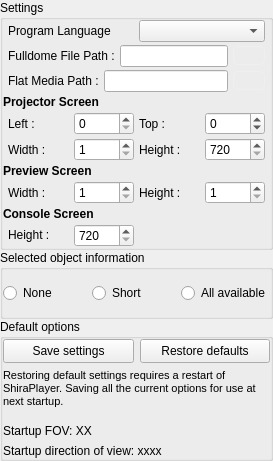
        <widget class="QWidget" name="page">
         <layout class="QVBoxLayout" name="verticalLayout_10">
          <property name="spacing">
           <number>0</number>
          </property>
          <property name="leftMargin">
           <number>0</number>
          </property>
          <property name="topMargin">
           <number>0</number>
          </property>
          <property name="rightMargin">
           <number>0</number>
          </property>
          <property name="bottomMargin">
           <number>0</number>
          </property>
          <item>
           <widget class="QGroupBox" name="groupBox_3">
            <property name="sizePolicy">
             <sizepolicy hsizetype="Expanding" vsizetype="Preferred">
              <horstretch>0</horstretch>
              <verstretch>0</verstretch>
             </sizepolicy>
            </property>
            <property name="title">
             <string>Settings</string>
            </property>
            <layout class="QVBoxLayout" name="verticalLayout_5" stretch="0,0,0,0,0,0,0,0,0,0">
             <property name="spacing">
              <number>3</number>
             </property>
             <property name="leftMargin">
              <number>0</number>
             </property>
             <property name="topMargin">
              <number>0</number>
             </property>
             <property name="rightMargin">
              <number>0</number>
             </property>
             <property name="bottomMargin">
              <number>0</number>
             </property>
             <item>
              <layout class="QHBoxLayout" name="horizontalLayout_2">
               <property name="spacing">
                <number>5</number>
               </property>
               <property name="leftMargin">
                <number>5</number>
               </property>
               <property name="rightMargin">
                <number>5</number>
               </property>
               <item>
                <widget class="QLabel" name="label_7">
                 <property name="text">
                  <string>Program Language</string>
                 </property>
                </widget>
               </item>
               <item>
                <widget class="QComboBox" name="programLanguageComboBox">
                 <property name="sizePolicy">
                  <sizepolicy hsizetype="Preferred" vsizetype="Preferred">
                   <horstretch>0</horstretch>
                   <verstretch>0</verstretch>
                  </sizepolicy>
                 </property>
                 <property name="styleSheet">
                  <string notr="true">combobox-popup: 0;</string>
                 </property>
                 <property name="currentIndex">
                  <number>-1</number>
                 </property>
                 <property name="maxVisibleItems">
                  <number>10</number>
                 </property>
                 <property name="frame">
                  <bool>true</bool>
                 </property>
                </widget>
               </item>
              </layout>
             </item>
             <item>
              <layout class="QHBoxLayout" name="horizontalLayout_13">
               <property name="spacing">
                <number>5</number>
               </property>
               <property name="leftMargin">
                <number>5</number>
               </property>
               <property name="rightMargin">
                <number>5</number>
               </property>
               <item>
                <widget class="QLabel" name="label_3">
                 <property name="text">
                  <string>Fulldome File Path :</string>
                 </property>
                </widget>
               </item>
               <item>
                <widget class="QLineEdit" name="txtFulldomePath">
                 <property name="readOnly">
                  <bool>true</bool>
                 </property>
                </widget>
               </item>
               <item>
                <widget class="QPushButton" name="btnSelectFulldomePath">
                 <property name="maximumSize">
                  <size>
                   <width>48</width>
                   <height>16777215</height>
                  </size>
                 </property>
                 <property name="toolTip">
                  <string>Open Flat Media project file</string>
                 </property>
                 <property name="styleSheet">
                  <string notr="true">QPushButton { 
     border-style: inset;
     border-width: 1px;
     border-radius:5px;
	 padding: 3px;
     border-style: solid;
     border-width: 1px;
     border-radius:5px;
     border-color: palette(button);
	 padding: 3px;
     font-size: 7pt;
}

QPushButton:checked { 
     border-color: palette(dark);
    background-color: qradialgradient(cx: 0.7, cy: 1.4, fx: 0.7, fy: 1.9, radius: 1.5, stop: 0 rgb(255, 255, 0), stop: 1 transparent );
}

QPushButton:pressed { 
     border-color: palette(dark);
     background-color: qradialgradient(cx: 0.7, cy: 1.4, fx: 0.7, fy: 1.9, radius: 1.5, stop: 0 palette(dark), stop: 1 transparent );
}</string>
                 </property>
                 <property name="text">
                  <string/>
                 </property>
                 <property name="icon">
                  <iconset resource="../../data/mainRes.qrc">
                   <normaloff>:/graphicGui/gui/folder2.png</normaloff>:/graphicGui/gui/folder2.png</iconset>
                 </property>
                 <property name="iconSize">
                  <size>
                   <width>16</width>
                   <height>16</height>
                  </size>
                 </property>
                </widget>
               </item>
              </layout>
             </item>
             <item>
              <layout class="QHBoxLayout" name="horizontalLayout_14">
               <property name="spacing">
                <number>5</number>
               </property>
               <property name="leftMargin">
                <number>5</number>
               </property>
               <property name="rightMargin">
                <number>5</number>
               </property>
               <item>
                <widget class="QLabel" name="label_4">
                 <property name="text">
                  <string>Flat Media Path :</string>
                 </property>
                </widget>
               </item>
               <item>
                <widget class="QLineEdit" name="txtFlatPath">
                 <property name="readOnly">
                  <bool>true</bool>
                 </property>
                </widget>
               </item>
               <item>
                <widget class="QPushButton" name="btnSelectFlatPath">
                 <property name="maximumSize">
                  <size>
                   <width>48</width>
                   <height>16777215</height>
                  </size>
                 </property>
                 <property name="toolTip">
                  <string>Open Flat Media project file</string>
                 </property>
                 <property name="styleSheet">
                  <string notr="true">QPushButton { 
     border-style: inset;
     border-width: 1px;
     border-radius:5px;
	 padding: 3px;
     border-style: solid;
     border-width: 1px;
     border-radius:5px;
     border-color: palette(button);
	 padding: 3px;
     font-size: 7pt;
}

QPushButton:checked { 
     border-color: palette(dark);
    background-color: qradialgradient(cx: 0.7, cy: 1.4, fx: 0.7, fy: 1.9, radius: 1.5, stop: 0 rgb(255, 255, 0), stop: 1 transparent );
}

QPushButton:pressed { 
     border-color: palette(dark);
     background-color: qradialgradient(cx: 0.7, cy: 1.4, fx: 0.7, fy: 1.9, radius: 1.5, stop: 0 palette(dark), stop: 1 transparent );
}</string>
                 </property>
                 <property name="text">
                  <string/>
                 </property>
                 <property name="icon">
                  <iconset resource="../../data/mainRes.qrc">
                   <normaloff>:/graphicGui/gui/folder2.png</normaloff>:/graphicGui/gui/folder2.png</iconset>
                 </property>
                 <property name="iconSize">
                  <size>
                   <width>16</width>
                   <height>16</height>
                  </size>
                 </property>
                </widget>
               </item>
              </layout>
             </item>
             <item>
              <widget class="QLabel" name="label_8">
               <property name="font">
                <font>
                 <weight>75</weight>
                 <bold>true</bold>
                </font>
               </property>
               <property name="text">
                <string>Projector Screen </string>
               </property>
              </widget>
             </item>
             <item>
              <layout class="QHBoxLayout" name="horizontalLayout_15">
               <property name="spacing">
                <number>5</number>
               </property>
               <property name="leftMargin">
                <number>5</number>
               </property>
               <property name="topMargin">
                <number>0</number>
               </property>
               <property name="rightMargin">
                <number>5</number>
               </property>
               <property name="bottomMargin">
                <number>0</number>
               </property>
               <item>
                <widget class="QLabel" name="Left">
                 <property name="text">
                  <string>Left :</string>
                 </property>
                </widget>
               </item>
               <item>
                <widget class="QSpinBox" name="spScreenLeft">
                 <property name="maximum">
                  <number>3000</number>
                 </property>
                </widget>
               </item>
               <item>
                <widget class="QLabel" name="label_5">
                 <property name="text">
                  <string>Top :</string>
                 </property>
                </widget>
               </item>
               <item>
                <widget class="QSpinBox" name="spScreenTop">
                 <property name="minimum">
                  <number>-3000</number>
                 </property>
                 <property name="maximum">
                  <number>3000</number>
                 </property>
                </widget>
               </item>
              </layout>
             </item>
             <item>
              <layout class="QHBoxLayout" name="horizontalLayout_17">
               <property name="spacing">
                <number>5</number>
               </property>
               <property name="leftMargin">
                <number>5</number>
               </property>
               <property name="topMargin">
                <number>0</number>
               </property>
               <property name="rightMargin">
                <number>5</number>
               </property>
               <property name="bottomMargin">
                <number>0</number>
               </property>
               <item>
                <widget class="QLabel" name="Left_2">
                 <property name="text">
                  <string>Width :</string>
                 </property>
                </widget>
               </item>
               <item>
                <widget class="QSpinBox" name="spScreenWidth">
                 <property name="minimum">
                  <number>1</number>
                 </property>
                 <property name="maximum">
                  <number>4096</number>
                 </property>
                 <property name="value">
                  <number>1</number>
                 </property>
                </widget>
               </item>
               <item>
                <widget class="QLabel" name="label_6">
                 <property name="text">
                  <string>Height :</string>
                 </property>
                </widget>
               </item>
               <item>
                <widget class="QSpinBox" name="spScreenHeight">
                 <property name="minimum">
                  <number>720</number>
                 </property>
                 <property name="maximum">
                  <number>3000</number>
                 </property>
                </widget>
               </item>
              </layout>
             </item>
             <item>
              <widget class="QLabel" name="label_9">
               <property name="font">
                <font>
                 <weight>75</weight>
                 <bold>true</bold>
                </font>
               </property>
               <property name="text">
                <string>Preview Screen</string>
               </property>
              </widget>
             </item>
             <item>
              <layout class="QHBoxLayout" name="horizontalLayout_18">
               <property name="spacing">
                <number>5</number>
               </property>
               <property name="leftMargin">
                <number>5</number>
               </property>
               <property name="topMargin">
                <number>0</number>
               </property>
               <property name="rightMargin">
                <number>5</number>
               </property>
               <property name="bottomMargin">
                <number>0</number>
               </property>
               <item>
                <widget class="QLabel" name="Left_3">
                 <property name="text">
                  <string>Width :</string>
                 </property>
                </widget>
               </item>
               <item>
                <widget class="QSpinBox" name="spPreviewWidth">
                 <property name="minimum">
                  <number>1</number>
                 </property>
                 <property name="maximum">
                  <number>3000</number>
                 </property>
                </widget>
               </item>
               <item>
                <widget class="QLabel" name="label_10">
                 <property name="text">
                  <string>Height :</string>
                 </property>
                </widget>
               </item>
               <item>
                <widget class="QSpinBox" name="spPreviewHeight">
                 <property name="minimum">
                  <number>1</number>
                 </property>
                 <property name="maximum">
                  <number>3000</number>
                 </property>
                </widget>
               </item>
              </layout>
             </item>
             <item>
              <widget class="QLabel" name="label_11">
               <property name="font">
                <font>
                 <weight>75</weight>
                 <bold>true</bold>
                </font>
               </property>
               <property name="text">
                <string>Console Screen</string>
               </property>
              </widget>
             </item>
             <item>
              <layout class="QHBoxLayout" name="horizontalLayout_22">
               <property name="spacing">
                <number>5</number>
               </property>
               <property name="leftMargin">
                <number>5</number>
               </property>
               <property name="topMargin">
                <number>0</number>
               </property>
               <property name="rightMargin">
                <number>5</number>
               </property>
               <property name="bottomMargin">
                <number>0</number>
               </property>
               <item>
                <widget class="QLabel" name="label_12">
                 <property name="sizePolicy">
                  <sizepolicy hsizetype="Minimum" vsizetype="Fixed">
                   <horstretch>0</horstretch>
                   <verstretch>0</verstretch>
                  </sizepolicy>
                 </property>
                 <property name="text">
                  <string>Height :</string>
                 </property>
                </widget>
               </item>
               <item>
                <widget class="QSpinBox" name="spConsoleHeight">
                 <property name="minimum">
                  <number>720</number>
                 </property>
                 <property name="maximum">
                  <number>3000</number>
                 </property>
                </widget>
               </item>
               <item>
                <widget class="QLabel" name="label_13">
                 <property name="text">
                  <string/>
                 </property>
                </widget>
               </item>
               <item>
                <widget class="QLabel" name="label_14">
                 <property name="text">
                  <string/>
                 </property>
                </widget>
               </item>
              </layout>
             </item>
            </layout>
           </widget>
          </item>
          <item>
           <widget class="QGroupBox" name="groupBox_4">
            <property name="sizePolicy">
             <sizepolicy hsizetype="Expanding" vsizetype="Preferred">
              <horstretch>0</horstretch>
              <verstretch>0</verstretch>
             </sizepolicy>
            </property>
            <property name="font">
             <font>
              <weight>50</weight>
              <bold>false</bold>
              <kerning>true</kerning>
             </font>
            </property>
            <property name="title">
             <string>Selected object information</string>
            </property>
            <layout class="QHBoxLayout" name="horizontalLayout_16" stretch="0,0,0">
             <property name="spacing">
              <number>0</number>
             </property>
             <property name="leftMargin">
              <number>0</number>
             </property>
             <property name="topMargin">
              <number>0</number>
             </property>
             <property name="rightMargin">
              <number>0</number>
             </property>
             <property name="bottomMargin">
              <number>0</number>
             </property>
             <item>
              <widget class="QRadioButton" name="noSelectedInfoRadio">
               <property name="toolTip">
                <string>Display no information</string>
               </property>
               <property name="text">
                <string>None</string>
               </property>
              </widget>
             </item>
             <item>
              <widget class="QRadioButton" name="briefSelectedInfoRadio">
               <property name="toolTip">
                <string>Display less information</string>
               </property>
               <property name="text">
                <string>Short</string>
               </property>
              </widget>
             </item>
             <item>
              <widget class="QRadioButton" name="allSelectedInfoRadio">
               <property name="toolTip">
                <string>Display all information available</string>
               </property>
               <property name="text">
                <string>All available</string>
               </property>
              </widget>
             </item>
            </layout>
           </widget>
          </item>
          <item>
           <widget class="QGroupBox" name="groupBox_6">
            <property name="sizePolicy">
             <sizepolicy hsizetype="Preferred" vsizetype="Preferred">
              <horstretch>0</horstretch>
              <verstretch>0</verstretch>
             </sizepolicy>
            </property>
            <property name="font">
             <font>
              <weight>50</weight>
              <bold>false</bold>
             </font>
            </property>
            <property name="title">
             <string>Default options</string>
            </property>
            <layout class="QVBoxLayout" name="verticalLayout_4x">
             <property name="leftMargin">
              <number>0</number>
             </property>
             <property name="topMargin">
              <number>0</number>
             </property>
             <property name="rightMargin">
              <number>0</number>
             </property>
             <property name="bottomMargin">
              <number>0</number>
             </property>
             <item>
              <layout class="QHBoxLayout" name="horizontalLayout_3">
               <item>
                <widget class="QPushButton" name="setViewingOptionAsDefaultPushButton">
                 <property name="minimumSize">
                  <size>
                   <width>0</width>
                   <height>24</height>
                  </size>
                 </property>
                 <property name="whatsThis">
                  <string>Save the settings you've changed this session to be the same the next time you start Stellarium</string>
                 </property>
                 <property name="text">
                  <string>Save settings</string>
                 </property>
                </widget>
               </item>
               <item>
                <widget class="QPushButton" name="restoreDefaultsButton">
                 <property name="minimumSize">
                  <size>
                   <width>0</width>
                   <height>24</height>
                  </size>
                 </property>
                 <property name="whatsThis">
                  <string>Restore the default settings that came with Stellarium</string>
                 </property>
                 <property name="text">
                  <string>Restore defaults</string>
                 </property>
                </widget>
               </item>
              </layout>
             </item>
             <item>
              <widget class="QLabel" name="saveDefaultOptionsLabel">
               <property name="sizePolicy">
                <sizepolicy hsizetype="Preferred" vsizetype="Fixed">
                 <horstretch>0</horstretch>
                 <verstretch>0</verstretch>
                </sizepolicy>
               </property>
               <property name="text">
                <string>&lt;!DOCTYPE HTML PUBLIC &quot;-//W3C//DTD HTML 4.0//EN&quot; &quot;http://www.w3.org/TR/REC-html40/strict.dtd&quot;&gt;
&lt;html&gt;&lt;head&gt;&lt;meta name=&quot;qrichtext&quot; content=&quot;1&quot; /&gt;&lt;style type=&quot;text/css&quot;&gt;
p, li { white-space: pre-wrap; }
&lt;/style&gt;&lt;/head&gt;&lt;body style=&quot; font-family:'MS Shell Dlg 2'; font-size:8.25pt; font-weight:400; font-style:normal;&quot;&gt;
&lt;p style=&quot; margin-top:0px; margin-bottom:0px; margin-left:0px; margin-right:0px; -qt-block-indent:0; text-indent:0px;&quot;&gt;&lt;span style=&quot; font-size:8pt;&quot;&gt;Restoring default settings requires a restart of ShiraPlayer. Saving all the current options for use at next startup.&lt;/span&gt;&lt;/p&gt;&lt;/body&gt;&lt;/html&gt;</string>
               </property>
               <property name="scaledContents">
                <bool>false</bool>
               </property>
               <property name="alignment">
                <set>Qt::AlignLeading|Qt::AlignLeft|Qt::AlignVCenter</set>
               </property>
               <property name="wordWrap">
                <bool>true</bool>
               </property>
               <property name="textInteractionFlags">
                <set>Qt::NoTextInteraction</set>
               </property>
              </widget>
             </item>
             <item>
              <spacer name="verticalSpacer_3">
               <property name="orientation">
                <enum>Qt::Vertical</enum>
               </property>
               <property name="sizeType">
                <enum>QSizePolicy::Fixed</enum>
               </property>
               <property name="sizeHint" stdset="0">
                <size>
                 <width>20</width>
                 <height>10</height>
                </size>
               </property>
              </spacer>
             </item>
             <item>
              <widget class="QLabel" name="startupFOVLabel">
               <property name="statusTip">
                <string>The width of your view when Stellarium starts</string>
               </property>
               <property name="text">
                <string>Startup FOV: XX</string>
               </property>
               <property name="textInteractionFlags">
                <set>Qt::TextSelectableByMouse</set>
               </property>
              </widget>
             </item>
             <item>
              <widget class="QLabel" name="startupDirectionOfViewlabel">
               <property name="statusTip">
                <string>The direction you're looking when Stellarium starts</string>
               </property>
               <property name="text">
                <string>Startup direction of view: xxxx</string>
               </property>
               <property name="textInteractionFlags">
                <set>Qt::TextSelectableByMouse</set>
               </property>
              </widget>
             </item>
            </layout>
           </widget>
          </item>
         </layout>
        </widget>
